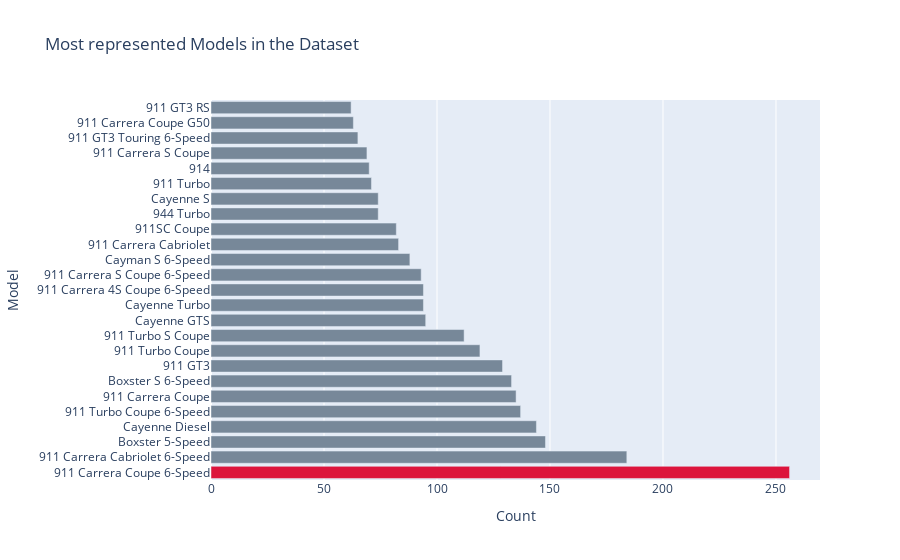

The code cell stored with this chart in its notebook:
### Code cell
# Filter to models with more than min_observations

min_observations = 25
counts=df['model'].value_counts()
frequent_models = counts[counts >= min_observations].index

# Filter the data to frequent models
df = df[df['model'].isin(frequent_models)]
popular_labels=frequent_models

colors=['lightslategray',]*len(popular_labels)
colors[0]='crimson'

fig=go.Figure(data=[go.Bar(x=counts[:25],y=popular_labels,marker_color=colors,orientation='h')])
fig.update_layout(title_text='Most represented Models in the Dataset',xaxis_title="Count",yaxis_title="Model")

### Figure 1 — Plotly figure (JSON) as saved in the notebook; plotly's stock layout.template omitted (floating-point values rounded to 4 significant figures)
{"data": [{"marker": {"color": ["crimson", "lightslategray", "lightslategray", "lightslategray", "lightslategray", "lightslategray", "lightslategray", "lightslategray", "lightslategray", "lightslategray", "lightslategray", "lightslategray", "lightslategray", "lightslategray", "lightslategray", "lightslategray", "lightslategray", "lightslategray", "lightslategray", "lightslategray", "lightslategray", "lightslategray", "lightslategray", "lightslategray", "lightslategray", "lightslategray", "lightslategray", "lightslategray", "lightslategray", "lightslategray", "lightslategray", "lightslategray", "lightslategray", "lightslategray", "lightslategray", "lightslategray", "lightslategray", "lightslategray", "lightslategray", "lightslategray", "lightslategray", "lightslategray", "lightslategray", "lightslategray", "lightslategray", "lightslategray", "lightslategray", "lightslategray", "lightslategray", "lightslategray", "lightslategray", "lightslategray", "lightslategray", "lightslategray", "lightslategray", "lightslategray", "lightslategray", "lightslategray", "lightslategray", "lightslategray", "lightslategray", "lightslategray", "lightslategray", "lightslategray", "lightslategray", "lightslategray", "lightslategray"]}, "orientation": "h", "type": "bar", "x": [256, 184, 148, 144, 137, 135, 133, 129, 119, 112, 95, 94, 94, 93, 88, 83, 82, 74, 74, 71, 70, 69, 65, 63, 62], "y": ["911 Carrera Coupe 6-Speed", "911 Carrera Cabriolet 6-Speed", "Boxster 5-Speed", "Cayenne Diesel", "911 Turbo Coupe 6-Speed", "911 Carrera Coupe", "Boxster S 6-Speed", "911 GT3", "911 Turbo Coupe", "911 Turbo S Coupe", "Cayenne GTS", "Cayenne Turbo", "911 Carrera 4S Coupe 6-Speed", "911 Carrera S Coupe 6-Speed", "Cayman S 6-Speed", "911 Carrera Cabriolet", "911SC Coupe", "944 Turbo", "Cayenne S", "911 Turbo", "914", "911 Carrera S Coupe", "911 GT3 Touring 6-Speed", "911 Carrera Coupe G50", "911 GT3 RS", "944 5-Speed", "911 Turbo Cabriolet 6-Speed", "911 GT3 6-Speed", "911 Turbo S Cabriolet", "911 Carrera Targa", "Cayenne Turbo S", "911 GT3 RS Weissach", "911 Speedster", "Boxster", "911 Carrera 4 Cabriolet 6-Speed", "911 Carrera 4S Coupe", "911 Carrera Targa G50", "911 Targa 4S", "911SC Targa", "911 Carrera 4S Cabriolet 6-Speed", "911 Carrera S Cabriolet 6-Speed", "911 Turbo Cabriolet", "914 2.0", "Boxster S", "911 Carrera S Cabriolet", "911 Carrera 4 Coupe 6-Speed", "911 Carrera 4S 6-Speed", "911S Coupe", "Cayenne", "912 Coupe 5-Speed", "911T Coupe", "Cayman S", "911 Carrera 2 Coupe 5-Speed", "911 Carrera Cabriolet G50", "930 Turbo", "Panamera Turbo", "356C Coupe", "911 Carrera GTS Coupe", "Cayman GT4", "911 Carrera Targa 6-Speed", "968 Coupe 6-Speed", "911 Carrera 4S Cabriolet", "928S 5-Speed", "928 S4", "911 Carrera 4 Coupe 5-Speed", "911 Turbo Coupe X50 6-Speed", "928 5-Speed"]}], "layout": {"title": {"text": "Most represented Models in the Dataset"}, "xaxis": {"title": {"text": "Count"}}, "yaxis": {"title": {"text": "Model"}}}}
